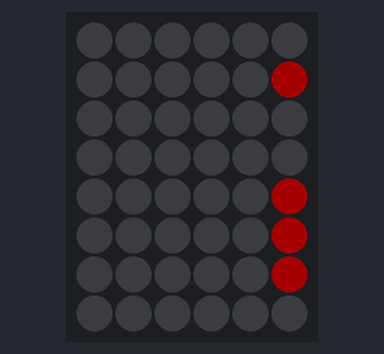
Recording of a sketch running on a simulated Arduino Uno, built with avr-gcc and run on an emulated ATmega328P. Shown: 6×8 RGB LED matrix (first LED top left, wired row by row). Dim RGB values are drawn brighter than linear.

Above: at 0.16 s.
At 0.99 s:
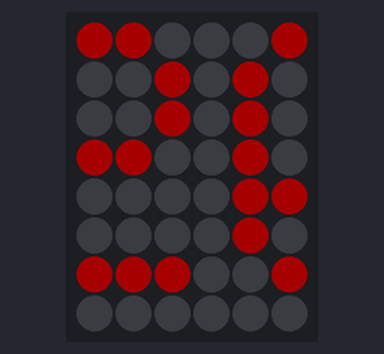
At 1.83 s:
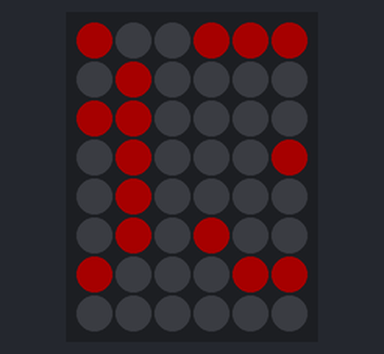
At 3.5 s:
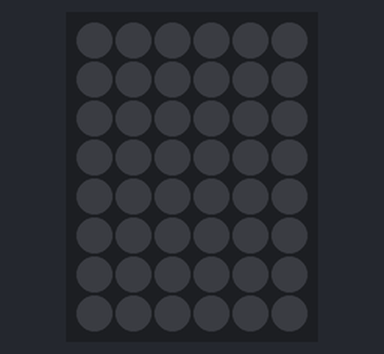
At 6.88 s:
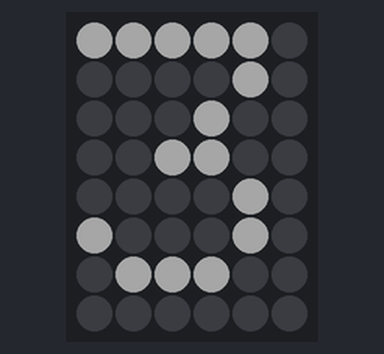
At 10.24 s:
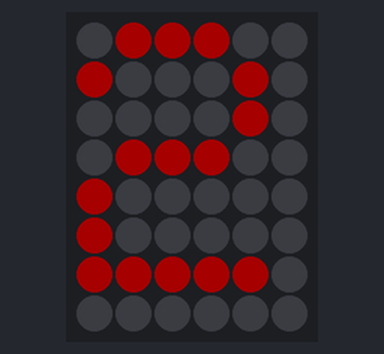

The sketch:

_2035_sroll.ino
```cpp
// Adafruit_NeoMatrix example for single NeoPixel Shield.
// Scrolls 'Howdy' across the matrix in a portrait (vertical) orientation.

#include <Adafruit_GFX.h>
#include <Adafruit_NeoMatrix.h>
#include <Adafruit_NeoPixel.h>
#ifndef PSTR
 #define PSTR // Make Arduino Due happy
#endif

#define PIN 6

// MATRIX DECLARATION:
// Parameter 1 = width of NeoPixel matrix
// Parameter 2 = height of matrix
// Parameter 3 = pin number (most are valid)
// Parameter 4 = matrix layout flags, add together as needed:
//   NEO_MATRIX_TOP, NEO_MATRIX_BOTTOM, NEO_MATRIX_LEFT, NEO_MATRIX_RIGHT:
//     Position of the FIRST LED in the matrix; pick two, e.g.
//     NEO_MATRIX_TOP + NEO_MATRIX_LEFT for the top-left corner.
//   NEO_MATRIX_ROWS, NEO_MATRIX_COLUMNS: LEDs are arranged in horizontal
//     rows or in vertical columns, respectively; pick one or the other.
//   NEO_MATRIX_PROGRESSIVE, NEO_MATRIX_ZIGZAG: all rows/columns proceed
//     in the same order, or alternate lines reverse direction; pick one.
//   See example below for these values in action.
// Parameter 5 = pixel type flags, add together as needed:
//   NEO_KHZ800  800 KHz bitstream (most NeoPixel products w/WS2812 LEDs)
//   NEO_KHZ400  400 KHz (classic 'v1' (not v2) FLORA pixels, WS2811 drivers)
//   NEO_GRB     Pixels are wired for GRB bitstream (most NeoPixel products)
//   NEO_RGB     Pixels are wired for RGB bitstream (v1 FLORA pixels, not v2)


// Example for NeoPixel Shield.  In this application we'd like to use it
// as a 5x8 tall matrix, with the USB port positioned at the top of the
// Arduino.  When held that way, the first pixel is at the top right, and
// lines are arranged in columns, progressive order.  The shield uses
// 800 KHz (v2) pixels that expect GRB color data.
Adafruit_NeoMatrix matrix = Adafruit_NeoMatrix(6, 8, 6,
  NEO_MATRIX_TOP     + NEO_MATRIX_RIGHT +
  NEO_MATRIX_COLUMNS + NEO_MATRIX_PROGRESSIVE,
  NEO_GRB            + NEO_KHZ800);

const uint16_t colors[] = {
  matrix.Color(255, 0, 0), matrix.Color(255, 255, 255)};

void setup() {
  matrix.begin();
  matrix.setTextWrap(false);
  matrix.setBrightness(40);
  matrix.setTextColor(colors[0]);
}

int x    = matrix.width();
int pass = 0;

void loop() {
  matrix.fillScreen(0);
  matrix.setCursor(x, 0);
  matrix.print(F("2035"));
  if(--x < -36) {
    x = matrix.width();
    if(++pass >= 2) pass = 0;
    matrix.setTextColor(colors[pass]);
  }
  matrix.show();
  delay(100);
}
```

Measured:
- by itself, everything shown: repeats every 9.5 s, in 58 steps
- what the display in image 3 shows lasts 1.6 s, from 3.4 s to 5.0 s
